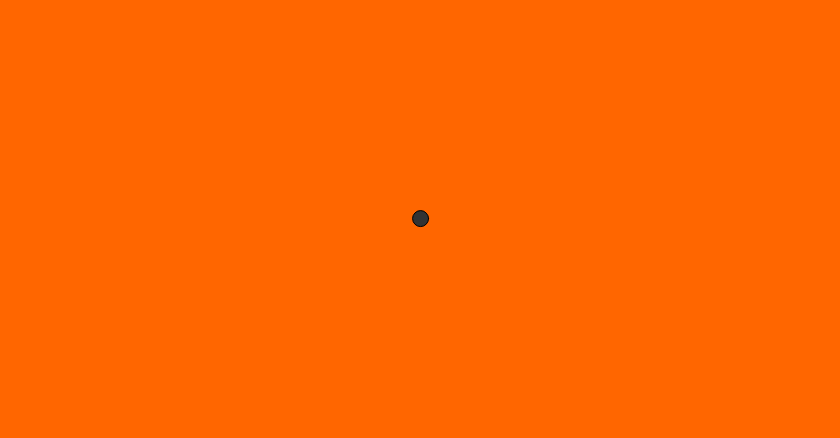
Frame 1 (no input)
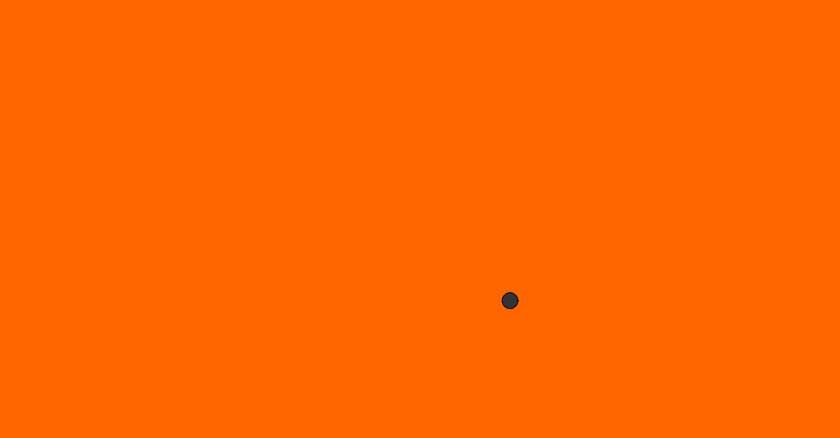
Frame 60 (no input)
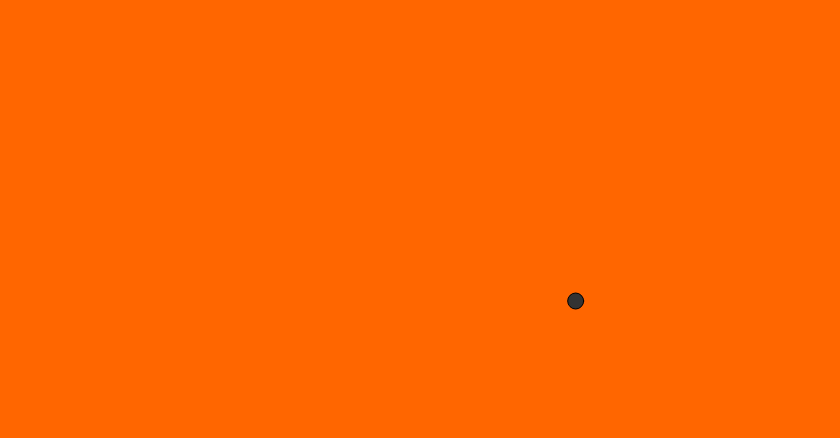
Frame 120 (the mouse pressed at the canvas centre since frame 60)

The p5.js sketch that drew these frames (run headless with seeded random() and noise() and a simulated clock; from frame 60 on, the mouse is pressed at the canvas centre):

// p5.js sketch
// ── sketch.js
let canvasWidth = 840;
let canvasHeight = 438;
let mover;
let keyValue;

function setup() {
  createCanvas(canvasWidth, canvasHeight);
  mover = new Mover();
}

function draw() {
  background('#ff6600');
  // mover.keyPressed();
  mover.update();
  mover.checkEdges();
  mover.display();
}

class Mover {

  constructor() {
    // A Mover object has two pieces of data: position and velocity
    this.position = createVector(width / 2, height / 2);
    this.velocity = createVector(0, 0);
    this.acceleration = createVector(-0.001, 0.01);
    this.topspeed = 3;
  }

  // The Mover needs to update
  update() {
    this.acceleration = p5.Vector.random2D(); // The random2D() function will give us a unit vector pointing in a random direction
    // this.acceleration.mult(0.5); // scaling the acceleration vector to a constant value
    // this.acceleration.mult(random(3)); // scaling the acceleration vector to a random value
    this.acceleration.mult(noise(0,3)); // scaling the acceleration vector to a Perlin noise value
    this.velocity.add(this.acceleration); // new vector for acceleration
    this.velocity.limit(this.topspeed); // Constrains the magnitude of a vector
    this.position.add(this.velocity); //  The Mover moves
  }

  // keyPressed() {
  //   if (keyValue === 'UP_ARROW') {
  //     print('Up arrow pressed');
  //     this.acceleration = createVector(0.001, 0); // new vector for acceleration
  //   }
  //   else if (keyValue === 'DOWN_ARROW') {
  //     this.acceleration = createVector(-0.005, 0); // new vector for acceleration
  //   }
  // }

  display() {
    stroke(0);
    fill('#333');
    ellipse(this.position.x, this.position.y, 16, 16); // The Mover is displayed
  }

  checkEdges() {
    if (this.position.x > width) {
      this.position.x = 0; // When it reaches on edge, set position to the other edge
    } else if (this.position.x < 0) {
      this.position.x = width;
    }

    if (this.position.y > height) {
      this.position.y = 0; // When it reaches on edge, set position to the other edge
    } else if (this.position.y < 0) {
      this.position.y = height;
    }
  }
}
